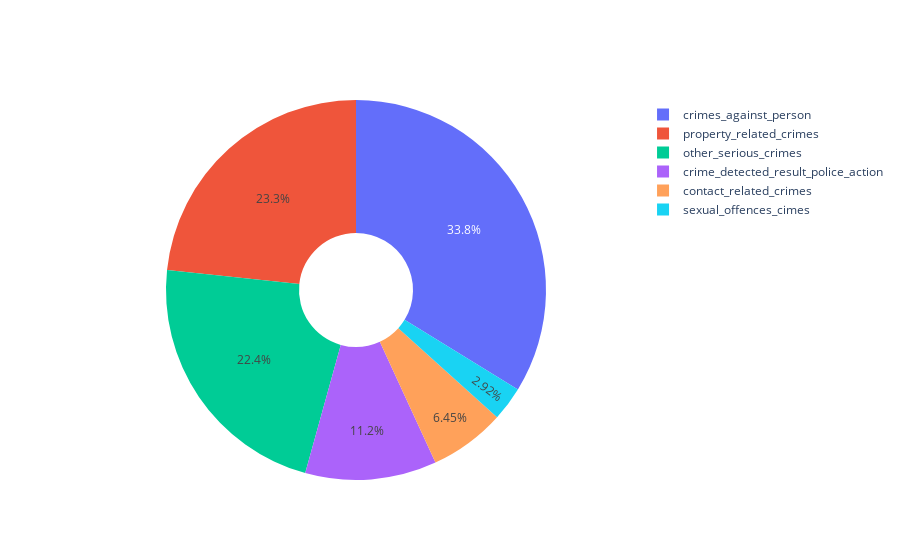

Source (notebook cell):
### Code cell
labels = ['crimes_against_person', 'sexual_offences_cimes', 'contact_related_crimes',
          'property_related_crimes', 'other_serious_crimes', 'crime_detected_result_police_action']
values = [535217, 46214, 102269, 369745, 354566, 177095]

# Use `hole` to create a donut-like pie chart
fig = go.Figure(data=[go.Pie(labels=labels, values=values, hole=.3)])
fig.show()

### Figure 1 — Plotly figure (JSON) as saved in the notebook; plotly's stock layout.template omitted (floating-point values rounded to 4 significant figures)
{"data": [{"hole": 0.3, "labels": ["crimes_against_person", "sexual_offences_cimes", "contact_related_crimes", "property_related_crimes", "other_serious_crimes", "crime_detected_result_police_action"], "type": "pie", "values": [535217, 46214, 102269, 369745, 354566, 177095]}], "layout": {}}
